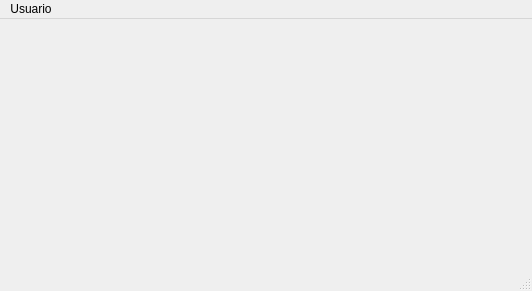
<?xml version="1.0" encoding="UTF-8"?>
<ui version="4.0">
 <class>MainWindow</class>
 <widget class="QMainWindow" name="MainWindow">
  <property name="geometry">
   <rect>
    <x>0</x>
    <y>0</y>
    <width>532</width>
    <height>291</height>
   </rect>
  </property>
  <property name="windowTitle">
   <string>ElectroStore - Inicio</string>
  </property>
  <widget class="QWidget" name="centralwidget"/>
  <widget class="QMenuBar" name="menubar">
   <property name="geometry">
    <rect>
     <x>0</x>
     <y>0</y>
     <width>532</width>
     <height>22</height>
    </rect>
   </property>
   <widget class="QMenu" name="menuUsuario">
    <property name="title">
     <string>Usuario</string>
    </property>
    <addaction name="actionCambiar_usuario"/>
    <addaction name="separator"/>
    <addaction name="actionSalir"/>
   </widget>
   <addaction name="menuUsuario"/>
  </widget>
  <widget class="QStatusBar" name="statusbar"/>
  <action name="actionCambiar_usuario">
   <property name="text">
    <string>Cambiar usuario</string>
   </property>
  </action>
  <action name="actionSalir">
   <property name="text">
    <string>Salir</string>
   </property>
  </action>
 </widget>
 <resources/>
 <connections>
  <connection>
   <sender>actionSalir</sender>
   <signal>triggered()</signal>
   <receiver>MainWindow</receiver>
   <slot>close()</slot>
   <hints>
    <hint type="sourcelabel">
     <x>-1</x>
     <y>-1</y>
    </hint>
    <hint type="destinationlabel">
     <x>399</x>
     <y>299</y>
    </hint>
   </hints>
  </connection>
  <connection>
   <sender>actionCambiar_usuario</sender>
   <signal>triggered()</signal>
   <receiver>MainWindow</receiver>
   <slot>update()</slot>
   <hints>
    <hint type="sourcelabel">
     <x>-1</x>
     <y>-1</y>
    </hint>
    <hint type="destinationlabel">
     <x>399</x>
     <y>299</y>
    </hint>
   </hints>
  </connection>
 </connections>
</ui>
